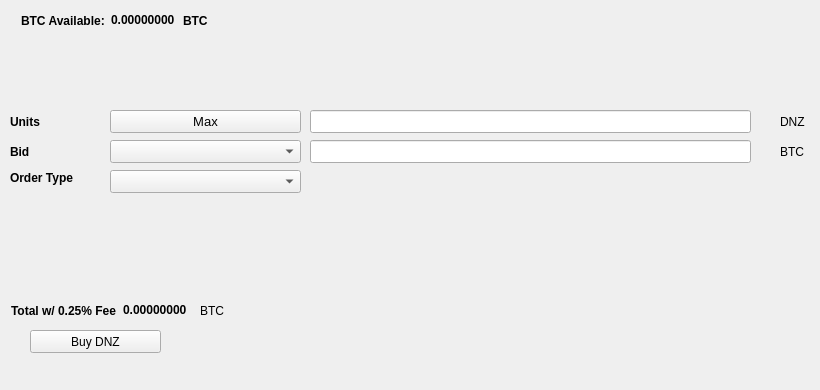
   <widget class="QWidget" name="BuyTab">
    <attribute name="title">
     <string>Buy</string>
    </attribute>
    <widget class="QPushButton" name="BuyDNZ">
     <property name="geometry">
      <rect>
       <x>30</x>
       <y>330</y>
       <width>131</width>
       <height>23</height>
      </rect>
     </property>
     <property name="text">
      <string>Buy DNZ</string>
     </property>
     <property name="icon">
      <iconset resource="../dnz.qrc">
       <normaloff>:/icons/bitcoin</normaloff>:/icons/bitcoin</iconset>
     </property>
    </widget>
    <widget class="QLabel" name="label_3">
     <property name="geometry">
      <rect>
       <x>10</x>
       <y>110</y>
       <width>46</width>
       <height>23</height>
      </rect>
     </property>
     <property name="font">
      <font>
       <weight>75</weight>
       <bold>true</bold>
      </font>
     </property>
     <property name="text">
      <string>Units</string>
     </property>
    </widget>
    <widget class="QLineEdit" name="UnitsInput">
     <property name="geometry">
      <rect>
       <x>310</x>
       <y>110</y>
       <width>441</width>
       <height>23</height>
      </rect>
     </property>
     <property name="font">
      <font>
       <pointsize>9</pointsize>
       <weight>75</weight>
       <bold>true</bold>
      </font>
     </property>
    </widget>
    <widget class="QLineEdit" name="BuyBidPriceEdit">
     <property name="geometry">
      <rect>
       <x>310</x>
       <y>140</y>
       <width>441</width>
       <height>23</height>
      </rect>
     </property>
     <property name="font">
      <font>
       <pointsize>9</pointsize>
       <weight>75</weight>
       <bold>true</bold>
      </font>
     </property>
    </widget>
    <widget class="QLabel" name="label_4">
     <property name="geometry">
      <rect>
       <x>780</x>
       <y>110</y>
       <width>31</width>
       <height>23</height>
      </rect>
     </property>
     <property name="text">
      <string>DNZ</string>
     </property>
    </widget>
    <widget class="QLabel" name="label_5">
     <property name="geometry">
      <rect>
       <x>780</x>
       <y>140</y>
       <width>31</width>
       <height>23</height>
      </rect>
     </property>
     <property name="text">
      <string>BTC</string>
     </property>
    </widget>
    <widget class="QLabel" name="label_6">
     <property name="geometry">
      <rect>
       <x>10</x>
       <y>140</y>
       <width>46</width>
       <height>23</height>
      </rect>
     </property>
     <property name="font">
      <font>
       <weight>75</weight>
       <bold>true</bold>
      </font>
     </property>
     <property name="text">
      <string>Bid</string>
     </property>
    </widget>
    <widget class="QLabel" name="label_7">
     <property name="geometry">
      <rect>
       <x>10</x>
       <y>170</y>
       <width>91</width>
       <height>16</height>
      </rect>
     </property>
     <property name="font">
      <font>
       <weight>75</weight>
       <bold>true</bold>
      </font>
     </property>
     <property name="text">
      <string>Order Type</string>
     </property>
    </widget>
    <widget class="QPushButton" name="Buy_Max_Amount">
     <property name="geometry">
      <rect>
       <x>110</x>
       <y>110</y>
       <width>191</width>
       <height>23</height>
      </rect>
     </property>
     <property name="font">
      <font>
       <pointsize>10</pointsize>
      </font>
     </property>
     <property name="text">
      <string>Max</string>
     </property>
    </widget>
    <widget class="QComboBox" name="BuyBidcomboBox">
     <property name="geometry">
      <rect>
       <x>110</x>
       <y>140</y>
       <width>191</width>
       <height>23</height>
      </rect>
     </property>
     <property name="font">
      <font>
       <pointsize>10</pointsize>
      </font>
     </property>
    </widget>
    <widget class="QComboBox" name="buyOrdertypeCombo">
     <property name="geometry">
      <rect>
       <x>110</x>
       <y>170</y>
       <width>191</width>
       <height>23</height>
      </rect>
     </property>
     <property name="font">
      <font>
       <pointsize>10</pointsize>
      </font>
     </property>
    </widget>
    <widget class="QWidget" name="layoutWidget1">
     <property name="geometry">
      <rect>
       <x>21</x>
       <y>11</y>
       <width>227</width>
       <height>19</height>
      </rect>
     </property>
     <layout class="QHBoxLayout" name="horizontalLayout_3">
      <item>
       <widget class="QLabel" name="label232">
        <property name="font">
         <font>
          <weight>75</weight>
          <bold>true</bold>
         </font>
        </property>
        <property name="text">
         <string>BTC Available:</string>
        </property>
       </widget>
      </item>
      <item>
       <widget class="QLabel" name="BtcAvailableLbl">
        <property name="palette">
         <palette>
          <active>
           <colorrole role="WindowText">
            <brush brushstyle="SolidPattern">
             <color alpha="255">
              <red>0</red>
              <green>0</green>
              <blue>0</blue>
             </color>
            </brush>
           </colorrole>
           <colorrole role="Button">
            <brush brushstyle="SolidPattern">
             <color alpha="255">
              <red>0</red>
              <green>170</green>
              <blue>0</blue>
             </color>
            </brush>
           </colorrole>
           <colorrole role="Light">
            <brush brushstyle="SolidPattern">
             <color alpha="255">
              <red>0</red>
              <green>255</green>
              <blue>0</blue>
             </color>
            </brush>
           </colorrole>
           <colorrole role="Midlight">
            <brush brushstyle="SolidPattern">
             <color alpha="255">
              <red>0</red>
              <green>212</green>
              <blue>0</blue>
             </color>
            </brush>
           </colorrole>
           <colorrole role="Dark">
            <brush brushstyle="SolidPattern">
             <color alpha="255">
              <red>0</red>
              <green>85</green>
              <blue>0</blue>
             </color>
            </brush>
           </colorrole>
           <colorrole role="Mid">
            <brush brushstyle="SolidPattern">
             <color alpha="255">
              <red>0</red>
              <green>113</green>
              <blue>0</blue>
             </color>
            </brush>
           </colorrole>
           <colorrole role="Text">
            <brush brushstyle="SolidPattern">
             <color alpha="255">
              <red>0</red>
              <green>170</green>
              <blue>0</blue>
             </color>
            </brush>
           </colorrole>
           <colorrole role="BrightText">
            <brush brushstyle="SolidPattern">
             <color alpha="255">
              <red>255</red>
              <green>255</green>
              <blue>255</blue>
             </color>
            </brush>
           </colorrole>
           <colorrole role="ButtonText">
            <brush brushstyle="SolidPattern">
             <color alpha="255">
              <red>0</red>
              <green>0</green>
              <blue>0</blue>
             </color>
            </brush>
           </colorrole>
           <colorrole role="Base">
            <brush brushstyle="SolidPattern">
             <color alpha="255">
              <red>255</red>
              <green>255</green>
              <blue>255</blue>
             </color>
            </brush>
           </colorrole>
           <colorrole role="Window">
            <brush brushstyle="SolidPattern">
             <color alpha="255">
              <red>0</red>
              <green>170</green>
              <blue>0</blue>
             </color>
            </brush>
           </colorrole>
           <colorrole role="Shadow">
            <brush brushstyle="SolidPattern">
             <color alpha="255">
              <red>0</red>
              <green>0</green>
              <blue>0</blue>
             </color>
            </brush>
           </colorrole>
           <colorrole role="AlternateBase">
            <brush brushstyle="SolidPattern">
             <color alpha="255">
              <red>127</red>
              <green>212</green>
              <blue>127</blue>
             </color>
            </brush>
           </colorrole>
           <colorrole role="ToolTipBase">
            <brush brushstyle="SolidPattern">
             <color alpha="255">
              <red>255</red>
              <green>255</green>
              <blue>220</blue>
             </color>
            </brush>
           </colorrole>
           <colorrole role="ToolTipText">
            <brush brushstyle="SolidPattern">
             <color alpha="255">
              <red>0</red>
              <green>0</green>
              <blue>0</blue>
             </color>
            </brush>
           </colorrole>
          </active>
          <inactive>
           <colorrole role="WindowText">
            <brush brushstyle="SolidPattern">
             <color alpha="255">
              <red>0</red>
              <green>0</green>
              <blue>0</blue>
             </color>
            </brush>
           </colorrole>
           <colorrole role="Button">
            <brush brushstyle="SolidPattern">
             <color alpha="255">
              <red>0</red>
              <green>170</green>
              <blue>0</blue>
             </color>
            </brush>
           </colorrole>
           <colorrole role="Light">
            <brush brushstyle="SolidPattern">
             <color alpha="255">
              <red>0</red>
              <green>255</green>
              <blue>0</blue>
             </color>
            </brush>
           </colorrole>
           <colorrole role="Midlight">
            <brush brushstyle="SolidPattern">
             <color alpha="255">
              <red>0</red>
              <green>212</green>
              <blue>0</blue>
             </color>
            </brush>
           </colorrole>
           <colorrole role="Dark">
            <brush brushstyle="SolidPattern">
             <color alpha="255">
              <red>0</red>
              <green>85</green>
              <blue>0</blue>
             </color>
            </brush>
           </colorrole>
           <colorrole role="Mid">
            <brush brushstyle="SolidPattern">
             <color alpha="255">
              <red>0</red>
              <green>113</green>
              <blue>0</blue>
             </color>
            </brush>
           </colorrole>
           <colorrole role="Text">
            <brush brushstyle="SolidPattern">
             <color alpha="255">
              <red>0</red>
              <green>170</green>
              <blue>0</blue>
             </color>
            </brush>
           </colorrole>
           <colorrole role="BrightText">
            <brush brushstyle="SolidPattern">
             <color alpha="255">
              <red>255</red>
              <green>255</green>
              <blue>255</blue>
             </color>
            </brush>
           </colorrole>
           <colorrole role="ButtonText">
            <brush brushstyle="SolidPattern">
             <color alpha="255">
              <red>0</red>
              <green>0</green>
              <blue>0</blue>
             </color>
            </brush>
           </colorrole>
           <colorrole role="Base">
            <brush brushstyle="SolidPattern">
             <color alpha="255">
              <red>255</red>
              <green>255</green>
              <blue>255</blue>
             </color>
            </brush>
           </colorrole>
           <colorrole role="Window">
            <brush brushstyle="SolidPattern">
             <color alpha="255">
              <red>0</red>
              <green>170</green>
              <blue>0</blue>
             </color>
            </brush>
           </colorrole>
           <colorrole role="Shadow">
            <brush brushstyle="SolidPattern">
             <color alpha="255">
              <red>0</red>
              <green>0</green>
              <blue>0</blue>
             </color>
            </brush>
           </colorrole>
           <colorrole role="AlternateBase">
            <brush brushstyle="SolidPattern">
             <color alpha="255">
              <red>127</red>
              <green>212</green>
              <blue>127</blue>
             </color>
            </brush>
           </colorrole>
           <colorrole role="ToolTipBase">
            <brush brushstyle="SolidPattern">
             <color alpha="255">
              <red>255</red>
              <green>255</green>
              <blue>220</blue>
             </color>
            </brush>
           </colorrole>
           <colorrole role="ToolTipText">
            <brush brushstyle="SolidPattern">
             <color alpha="255">
              <red>0</red>
              <green>0</green>
              <blue>0</blue>
             </color>
            </brush>
           </colorrole>
          </inactive>
          <disabled>
           <colorrole role="WindowText">
            <brush brushstyle="SolidPattern">
             <color alpha="255">
              <red>0</red>
              <green>85</green>
              <blue>0</blue>
             </color>
            </brush>
           </colorrole>
           <colorrole role="Button">
            <brush brushstyle="SolidPattern">
             <color alpha="255">
              <red>0</red>
              <green>170</green>
              <blue>0</blue>
             </color>
            </brush>
           </colorrole>
           <colorrole role="Light">
            <brush brushstyle="SolidPattern">
             <color alpha="255">
              <red>0</red>
              <green>255</green>
              <blue>0</blue>
             </color>
            </brush>
           </colorrole>
           <colorrole role="Midlight">
            <brush brushstyle="SolidPattern">
             <color alpha="255">
              <red>0</red>
              <green>212</green>
              <blue>0</blue>
             </color>
            </brush>
           </colorrole>
           <colorrole role="Dark">
            <brush brushstyle="SolidPattern">
             <color alpha="255">
              <red>0</red>
              <green>85</green>
              <blue>0</blue>
             </color>
            </brush>
           </colorrole>
           <colorrole role="Mid">
            <brush brushstyle="SolidPattern">
             <color alpha="255">
              <red>0</red>
              <green>113</green>
              <blue>0</blue>
             </color>
            </brush>
           </colorrole>
           <colorrole role="Text">
            <brush brushstyle="SolidPattern">
             <color alpha="255">
              <red>0</red>
              <green>85</green>
              <blue>0</blue>
             </color>
            </brush>
           </colorrole>
           <colorrole role="BrightText">
            <brush brushstyle="SolidPattern">
             <color alpha="255">
              <red>255</red>
              <green>255</green>
              <blue>255</blue>
             </color>
            </brush>
           </colorrole>
           <colorrole role="ButtonText">
            <brush brushstyle="SolidPattern">
             <color alpha="255">
              <red>0</red>
              <green>85</green>
              <blue>0</blue>
             </color>
            </brush>
           </colorrole>
           <colorrole role="Base">
            <brush brushstyle="SolidPattern">
             <color alpha="255">
              <red>0</red>
              <green>170</green>
              <blue>0</blue>
             </color>
            </brush>
           </colorrole>
           <colorrole role="Window">
            <brush brushstyle="SolidPattern">
             <color alpha="255">
              <red>0</red>
              <green>170</green>
              <blue>0</blue>
             </color>
            </brush>
           </colorrole>
           <colorrole role="Shadow">
            <brush brushstyle="SolidPattern">
             <color alpha="255">
              <red>0</red>
              <green>0</green>
              <blue>0</blue>
             </color>
            </brush>
           </colorrole>
           <colorrole role="AlternateBase">
            <brush brushstyle="SolidPattern">
             <color alpha="255">
              <red>0</red>
              <green>170</green>
              <blue>0</blue>
             </color>
            </brush>
           </colorrole>
           <colorrole role="ToolTipBase">
            <brush brushstyle="SolidPattern">
             <color alpha="255">
              <red>255</red>
              <green>255</green>
              <blue>220</blue>
             </color>
            </brush>
           </colorrole>
           <colorrole role="ToolTipText">
            <brush brushstyle="SolidPattern">
             <color alpha="255">
              <red>0</red>
              <green>0</green>
              <blue>0</blue>
             </color>
            </brush>
           </colorrole>
          </disabled>
         </palette>
        </property>
        <property name="font">
         <font>
          <weight>75</weight>
          <bold>true</bold>
         </font>
        </property>
        <property name="text">
         <string>0.00000000</string>
        </property>
        <property name="textInteractionFlags">
         <set>Qt::LinksAccessibleByMouse|Qt::TextSelectableByKeyboard|Qt::TextSelectableByMouse</set>
        </property>
       </widget>
      </item>
      <item>
       <widget class="QLabel" name="BtcAvailableLbl_2">
        <property name="font">
         <font>
          <weight>75</weight>
          <bold>true</bold>
         </font>
        </property>
        <property name="text">
         <string>BTC</string>
        </property>
       </widget>
      </item>
     </layout>
    </widget>
    <widget class="QWidget" name="layoutWidge2">
     <property name="geometry">
      <rect>
       <x>11</x>
       <y>301</y>
       <width>259</width>
       <height>19</height>
      </rect>
     </property>
     <layout class="QHBoxLayout" name="horizontalLayout_4">
      <item>
       <widget class="QLabel" name="label_9">
        <property name="font">
         <font>
          <weight>75</weight>
          <bold>true</bold>
         </font>
        </property>
        <property name="text">
         <string>Total w/ 0.25% Fee</string>
        </property>
       </widget>
      </item>
      <item>
       <widget class="QLabel" name="BuyCostLabel">
        <property name="palette">
         <palette>
          <active>
           <colorrole role="WindowText">
            <brush brushstyle="SolidPattern">
             <color alpha="255">
              <red>0</red>
              <green>0</green>
              <blue>0</blue>
             </color>
            </brush>
           </colorrole>
           <colorrole role="Button">
            <brush brushstyle="SolidPattern">
             <color alpha="255">
              <red>0</red>
              <green>170</green>
              <blue>0</blue>
             </color>
            </brush>
           </colorrole>
           <colorrole role="Light">
            <brush brushstyle="SolidPattern">
             <color alpha="255">
              <red>0</red>
              <green>255</green>
              <blue>0</blue>
             </color>
            </brush>
           </colorrole>
           <colorrole role="Midlight">
            <brush brushstyle="SolidPattern">
             <color alpha="255">
              <red>0</red>
              <green>212</green>
              <blue>0</blue>
             </color>
            </brush>
           </colorrole>
           <colorrole role="Dark">
            <brush brushstyle="SolidPattern">
             <color alpha="255">
              <red>0</red>
              <green>85</green>
              <blue>0</blue>
             </color>
            </brush>
           </colorrole>
           <colorrole role="Mid">
            <brush brushstyle="SolidPattern">
             <color alpha="255">
              <red>0</red>
              <green>113</green>
              <blue>0</blue>
             </color>
            </brush>
           </colorrole>
           <colorrole role="Text">
            <brush brushstyle="SolidPattern">
             <color alpha="255">
              <red>0</red>
              <green>170</green>
              <blue>0</blue>
             </color>
            </brush>
           </colorrole>
           <colorrole role="BrightText">
            <brush brushstyle="SolidPattern">
             <color alpha="255">
              <red>255</red>
              <green>255</green>
              <blue>255</blue>
             </color>
            </brush>
           </colorrole>
           <colorrole role="ButtonText">
            <brush brushstyle="SolidPattern">
             <color alpha="255">
              <red>0</red>
              <green>0</green>
              <blue>0</blue>
             </color>
            </brush>
           </colorrole>
           <colorrole role="Base">
            <brush brushstyle="SolidPattern">
             <color alpha="255">
              <red>255</red>
              <green>255</green>
              <blue>255</blue>
             </color>
            </brush>
           </colorrole>
           <colorrole role="Window">
            <brush brushstyle="SolidPattern">
             <color alpha="255">
              <red>0</red>
              <green>170</green>
              <blue>0</blue>
             </color>
            </brush>
           </colorrole>
           <colorrole role="Shadow">
            <brush brushstyle="SolidPattern">
             <color alpha="255">
              <red>0</red>
              <green>0</green>
              <blue>0</blue>
             </color>
            </brush>
           </colorrole>
           <colorrole role="AlternateBase">
            <brush brushstyle="SolidPattern">
             <color alpha="255">
              <red>127</red>
              <green>212</green>
              <blue>127</blue>
             </color>
            </brush>
           </colorrole>
           <colorrole role="ToolTipBase">
            <brush brushstyle="SolidPattern">
             <color alpha="255">
              <red>255</red>
              <green>255</green>
              <blue>220</blue>
             </color>
            </brush>
           </colorrole>
           <colorrole role="ToolTipText">
            <brush brushstyle="SolidPattern">
             <color alpha="255">
              <red>0</red>
              <green>0</green>
              <blue>0</blue>
             </color>
            </brush>
           </colorrole>
          </active>
          <inactive>
           <colorrole role="WindowText">
            <brush brushstyle="SolidPattern">
             <color alpha="255">
              <red>0</red>
              <green>0</green>
              <blue>0</blue>
             </color>
            </brush>
           </colorrole>
           <colorrole role="Button">
            <brush brushstyle="SolidPattern">
             <color alpha="255">
              <red>0</red>
              <green>170</green>
              <blue>0</blue>
             </color>
            </brush>
           </colorrole>
           <colorrole role="Light">
            <brush brushstyle="SolidPattern">
             <color alpha="255">
              <red>0</red>
              <green>255</green>
              <blue>0</blue>
             </color>
            </brush>
           </colorrole>
           <colorrole role="Midlight">
            <brush brushstyle="SolidPattern">
             <color alpha="255">
              <red>0</red>
              <green>212</green>
              <blue>0</blue>
             </color>
            </brush>
           </colorrole>
           <colorrole role="Dark">
            <brush brushstyle="SolidPattern">
             <color alpha="255">
              <red>0</red>
              <green>85</green>
              <blue>0</blue>
             </color>
            </brush>
           </colorrole>
           <colorrole role="Mid">
            <brush brushstyle="SolidPattern">
             <color alpha="255">
              <red>0</red>
              <green>113</green>
              <blue>0</blue>
             </color>
            </brush>
           </colorrole>
           <colorrole role="Text">
            <brush brushstyle="SolidPattern">
             <color alpha="255">
              <red>0</red>
              <green>170</green>
              <blue>0</blue>
             </color>
            </brush>
           </colorrole>
           <colorrole role="BrightText">
            <brush brushstyle="SolidPattern">
             <color alpha="255">
              <red>255</red>
              <green>255</green>
              <blue>255</blue>
             </color>
            </brush>
           </colorrole>
           <colorrole role="ButtonText">
            <brush brushstyle="SolidPattern">
             <color alpha="255">
              <red>0</red>
              <green>0</green>
              <blue>0</blue>
             </color>
            </brush>
           </colorrole>
           <colorrole role="Base">
            <brush brushstyle="SolidPattern">
             <color alpha="255">
              <red>255</red>
              <green>255</green>
              <blue>255</blue>
             </color>
            </brush>
           </colorrole>
           <colorrole role="Window">
            <brush brushstyle="SolidPattern">
             <color alpha="255">
              <red>0</red>
              <green>170</green>
              <blue>0</blue>
             </color>
            </brush>
           </colorrole>
           <colorrole role="Shadow">
            <brush brushstyle="SolidPattern">
             <color alpha="255">
              <red>0</red>
              <green>0</green>
              <blue>0</blue>
             </color>
            </brush>
           </colorrole>
           <colorrole role="AlternateBase">
            <brush brushstyle="SolidPattern">
             <color alpha="255">
              <red>127</red>
              <green>212</green>
              <blue>127</blue>
             </color>
            </brush>
           </colorrole>
           <colorrole role="ToolTipBase">
            <brush brushstyle="SolidPattern">
             <color alpha="255">
              <red>255</red>
              <green>255</green>
              <blue>220</blue>
             </color>
            </brush>
           </colorrole>
           <colorrole role="ToolTipText">
            <brush brushstyle="SolidPattern">
             <color alpha="255">
              <red>0</red>
              <green>0</green>
              <blue>0</blue>
             </color>
            </brush>
           </colorrole>
          </inactive>
          <disabled>
           <colorrole role="WindowText">
            <brush brushstyle="SolidPattern">
             <color alpha="255">
              <red>0</red>
              <green>85</green>
              <blue>0</blue>
             </color>
            </brush>
           </colorrole>
           <colorrole role="Button">
            <brush brushstyle="SolidPattern">
             <color alpha="255">
              <red>0</red>
              <green>170</green>
              <blue>0</blue>
             </color>
            </brush>
           </colorrole>
           <colorrole role="Light">
            <brush brushstyle="SolidPattern">
             <color alpha="255">
              <red>0</red>
              <green>255</green>
              <blue>0</blue>
             </color>
            </brush>
           </colorrole>
           <colorrole role="Midlight">
            <brush brushstyle="SolidPattern">
             <color alpha="255">
              <red>0</red>
              <green>212</green>
              <blue>0</blue>
             </color>
            </brush>
           </colorrole>
           <colorrole role="Dark">
            <brush brushstyle="SolidPattern">
             <color alpha="255">
              <red>0</red>
              <green>85</green>
              <blue>0</blue>
             </color>
            </brush>
           </colorrole>
           <colorrole role="Mid">
            <brush brushstyle="SolidPattern">
             <color alpha="255">
              <red>0</red>
              <green>113</green>
              <blue>0</blue>
             </color>
            </brush>
           </colorrole>
           <colorrole role="Text">
            <brush brushstyle="SolidPattern">
             <color alpha="255">
              <red>0</red>
              <green>85</green>
              <blue>0</blue>
             </color>
            </brush>
           </colorrole>
           <colorrole role="BrightText">
            <brush brushstyle="SolidPattern">
             <color alpha="255">
              <red>255</red>
              <green>255</green>
              <blue>255</blue>
             </color>
            </brush>
           </colorrole>
           <colorrole role="ButtonText">
            <brush brushstyle="SolidPattern">
             <color alpha="255">
              <red>0</red>
              <green>85</green>
              <blue>0</blue>
             </color>
            </brush>
           </colorrole>
           <colorrole role="Base">
            <brush brushstyle="SolidPattern">
             <color alpha="255">
              <red>0</red>
              <green>170</green>
              <blue>0</blue>
             </color>
            </brush>
           </colorrole>
           <colorrole role="Window">
            <brush brushstyle="SolidPattern">
             <color alpha="255">
              <red>0</red>
              <green>170</green>
              <blue>0</blue>
             </color>
            </brush>
           </colorrole>
           <colorrole role="Shadow">
            <brush brushstyle="SolidPattern">
             <color alpha="255">
              <red>0</red>
              <green>0</green>
              <blue>0</blue>
             </color>
            </brush>
           </colorrole>
           <colorrole role="AlternateBase">
            <brush brushstyle="SolidPattern">
             <color alpha="255">
              <red>0</red>
              <green>170</green>
              <blue>0</blue>
             </color>
            </brush>
           </colorrole>
           <colorrole role="ToolTipBase">
            <brush brushstyle="SolidPattern">
             <color alpha="255">
              <red>255</red>
              <green>255</green>
              <blue>220</blue>
             </color>
            </brush>
           </colorrole>
           <colorrole role="ToolTipText">
            <brush brushstyle="SolidPattern">
             <color alpha="255">
              <red>0</red>
              <green>0</green>
              <blue>0</blue>
             </color>
            </brush>
           </colorrole>
          </disabled>
         </palette>
        </property>
        <property name="font">
         <font>
          <weight>75</weight>
          <bold>true</bold>
         </font>
        </property>
        <property name="autoFillBackground">
         <bool>false</bool>
        </property>
        <property name="text">
         <string>0.00000000</string>
        </property>
        <property name="textInteractionFlags">
         <set>Qt::LinksAccessibleByMouse|Qt::TextSelectableByMouse</set>
        </property>
       </widget>
      </item>
      <item>
       <widget class="QLabel" name="label_10">
        <property name="font">
         <font>
          <weight>50</weight>
          <bold>false</bold>
         </font>
        </property>
        <property name="text">
         <string>BTC</string>
        </property>
       </widget>
      </item>
     </layout>
    </widget>
    <widget class="QLabel" name="label_24">
     <property name="geometry">
      <rect>
       <x>460</x>
       <y>300</y>
       <width>281</width>
       <height>81</height>
      </rect>
     </property>
     <property name="text">
      <string/>
     </property>
     <property name="pixmap">
      <pixmap>:/images/bittrex</pixmap>
     </property>
    </widget>
   </widget>
